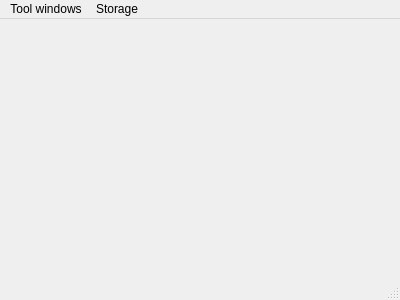
<?xml version="1.0" encoding="UTF-8"?>
<ui version="4.0">
 <class>MainWindow</class>
 <widget class="QMainWindow" name="MainWindow">
  <property name="geometry">
   <rect>
    <x>0</x>
    <y>0</y>
    <width>400</width>
    <height>300</height>
   </rect>
  </property>
  <property name="windowTitle">
   <string>MainWindow</string>
  </property>
  <widget class="QWidget" name="centralWidget">
   <layout class="QVBoxLayout" name="verticalLayout">
    <property name="leftMargin">
     <number>0</number>
    </property>
    <property name="topMargin">
     <number>0</number>
    </property>
    <property name="rightMargin">
     <number>0</number>
    </property>
    <property name="bottomMargin">
     <number>0</number>
    </property>
    <item>
     <widget class="ToolWindowManager" name="toolWindowManager" native="true"/>
    </item>
   </layout>
  </widget>
  <widget class="QMenuBar" name="menuBar">
   <property name="geometry">
    <rect>
     <x>0</x>
     <y>0</y>
     <width>400</width>
     <height>22</height>
    </rect>
   </property>
   <widget class="QMenu" name="menuToolWindows">
    <property name="title">
     <string>Tool windows</string>
    </property>
   </widget>
   <widget class="QMenu" name="menuOptions">
    <property name="title">
     <string>Storage</string>
    </property>
    <addaction name="actionSaveState"/>
    <addaction name="actionRestoreState"/>
    <addaction name="actionClearState"/>
   </widget>
   <addaction name="menuToolWindows"/>
   <addaction name="menuOptions"/>
  </widget>
  <widget class="QStatusBar" name="statusBar"/>
  <action name="actionSaveState">
   <property name="text">
    <string>Save state</string>
   </property>
  </action>
  <action name="actionRestoreState">
   <property name="text">
    <string>Restore state</string>
   </property>
  </action>
  <action name="actionClearState">
   <property name="text">
    <string>Clear state and exit</string>
   </property>
  </action>
 </widget>
 <layoutdefault spacing="6" margin="11"/>
 <customwidgets>
  <customwidget>
   <class>ToolWindowManager</class>
   <extends>QWidget</extends>
   <header>ToolWindowManager.h</header>
   <container>1</container>
  </customwidget>
 </customwidgets>
 <resources/>
 <connections/>
</ui>
